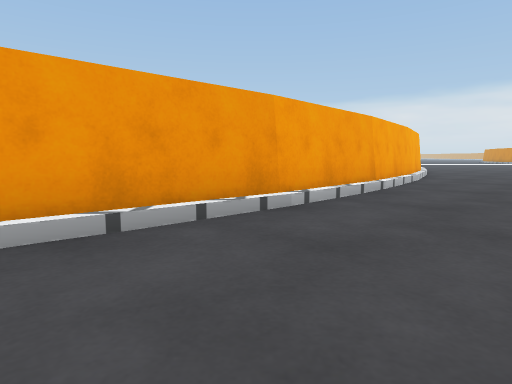
[1] (above)

19 first-person views from a walk through a 3-D level made in the Unity game engine. The camera is 0.59 m above the floor, tilts 6° down and sees 75° across. The floor is counted in squares, 1 m on a side. Each view is taken from the middle of a square. On the plan, view 1 faces up. The plan holds only what a view shows up to about 9 squares ahead; the rest is blank. The place goes on beyond the plan. Some surface patterns are stand-ins.

[2]
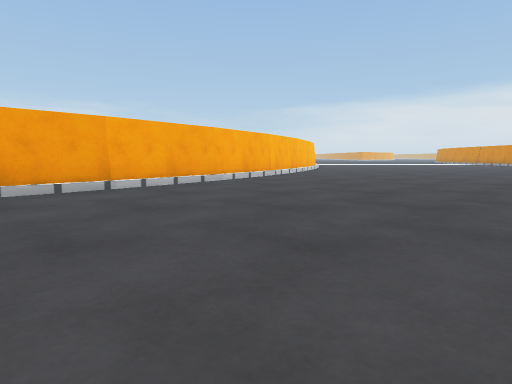

[3]
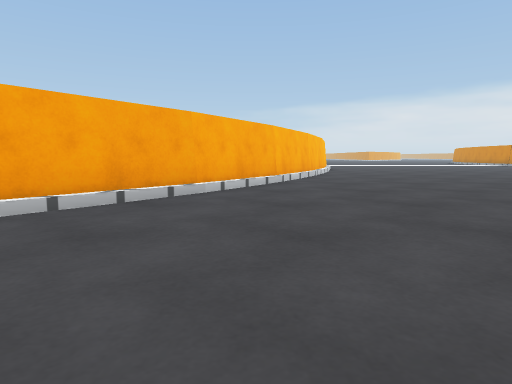

[4]
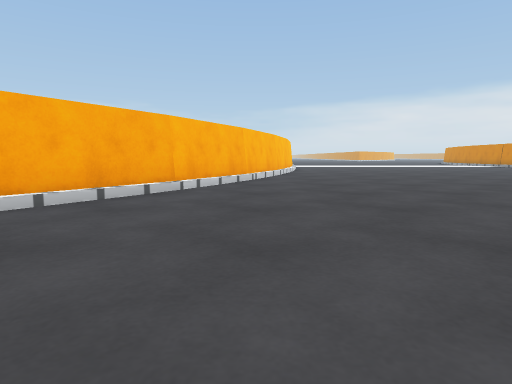

[5]
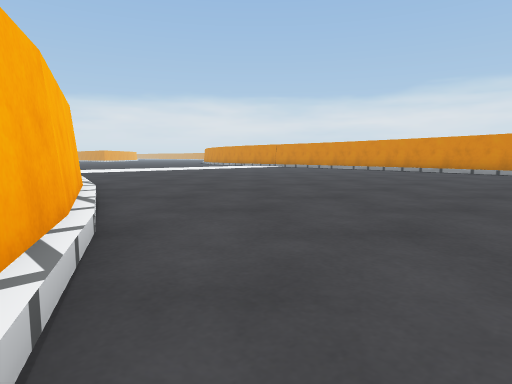

[6]
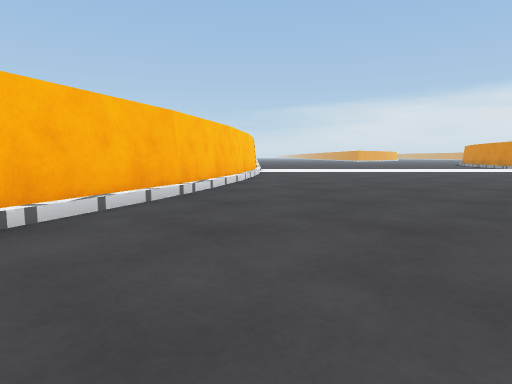

[7]
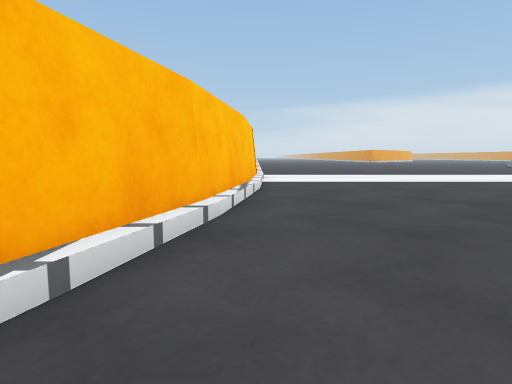

[8]
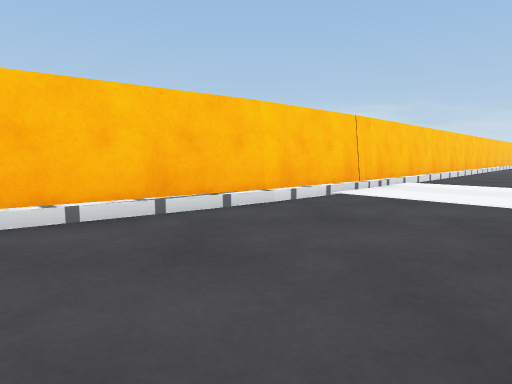

[9]
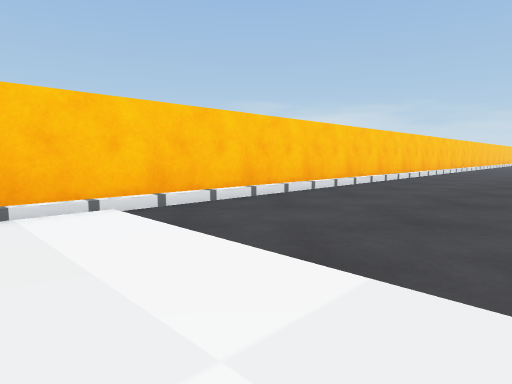

[10]
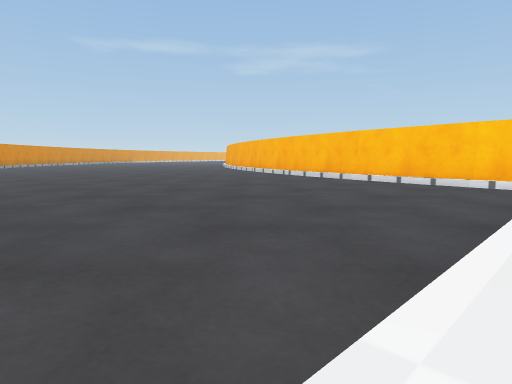

[11]
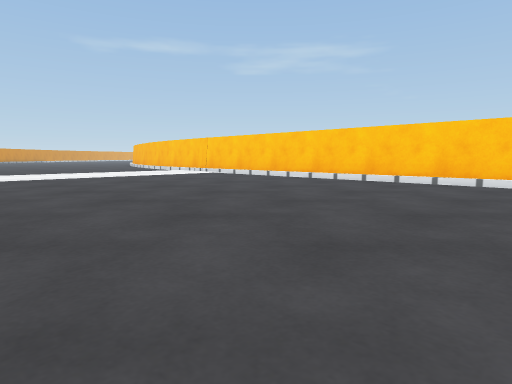

[12]
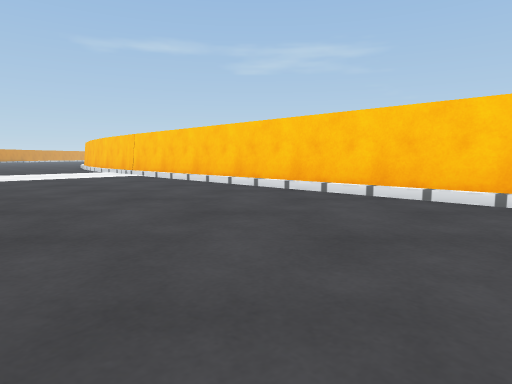

[13]
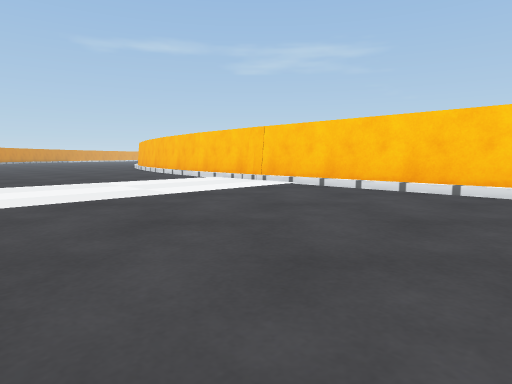

[14]
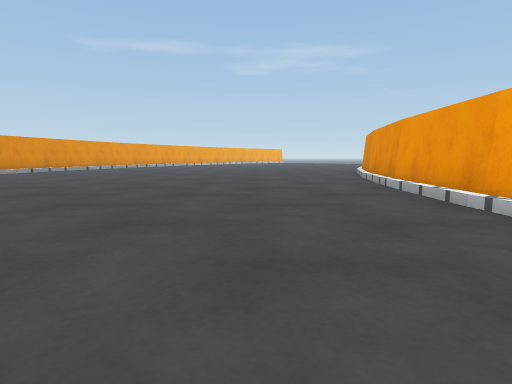

[15]
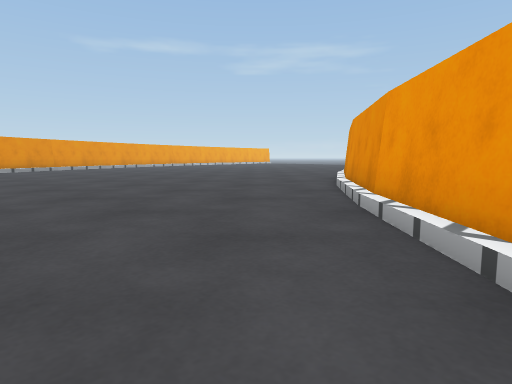

[16]
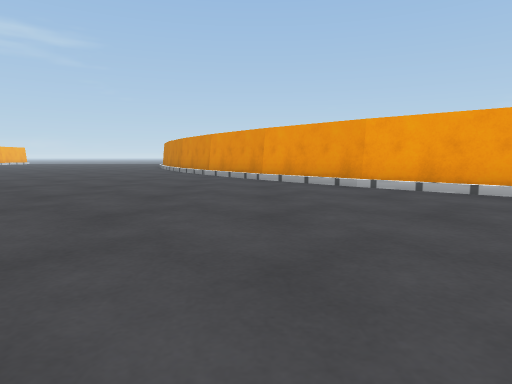

[17]
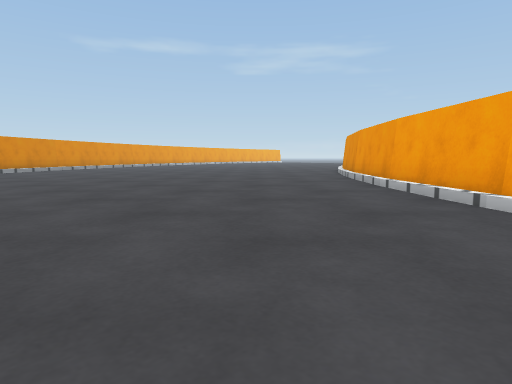

[18]
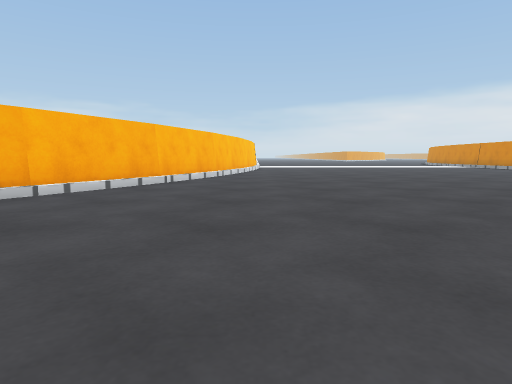

[19]
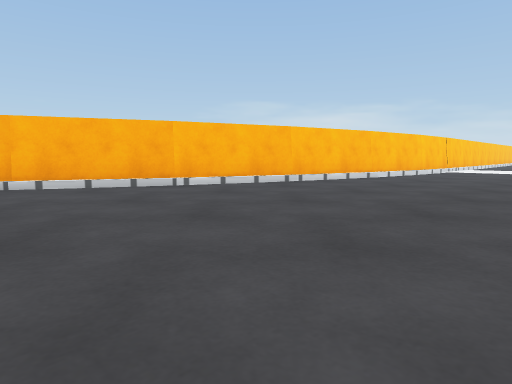

### Floor plan
Points are (right, up) in squares from view 1. A wall is a line through its corners. A room is listed if a view was taken in it or the views show most of it. See-through windows are left out.
Room 1 (views 1, 2, 3, 4, 5, 6, 7, 8, 9, 10, 11, 12, 13, 14, 15, 16, 17, 18, 19)
walls: (7.8, 16.7) (6.7, 13.7); (6.7, 13.9) (5.4, 11.1); (8.4, 19.5) (7.7, 16.6); (5.5, 11.2) (4, 8.6); (8.9, 22.3) (8.4, 19.4); (4, 8.7) (2.2, 6.3); (2.3, 6.3) (0.2, 4.1); (0.3, 4.2) (-1.6, 2.5); (9, 35.4) (9, 22.2)
low walls: (7.5, 15.3) (7.2, 14.6); (7.2, 14.5) (6.9, 13.6); (8.2, 17.5) (8, 17); (6.3, 12.4) (5.9, 11.5); (8.5, 18.8) (8.4, 18.3); (5, 9.9) (4.7, 9.5); (4.5, 9.2) (4.2, 8.5); (3, 6.9) (2.6, 6.4); (2.2, 5.9) (1.7, 5.4); (1.2, 4.8) (0.8, 4.4); (0.4, 4) (-0.1, 3.5); (-0.5, 3.2) (-1.2, 2.5)

Where each view was taken, in squares from view 1:
view 1: 0 up, 0 right, facing up
view 2: 0 up, 5 right, facing up
view 3: 3 up, 5 right, facing up
view 4: 5 up, 7 right, facing up
view 5: 11 up, 6 right, facing up-right
view 6: 11 up, 9 right, facing up
view 7: 16 up, 9 right, facing up
view 8: 19 up, 12 right, facing up-left
view 9: 25 up, 13 right, facing up-left
view 10: 24 up, 17 right, facing down-left
view 11: 36 up, 17 right, facing down-left
view 12: 36 up, 14 right, facing down-left
view 13: 31 up, 15 right, facing down-left
view 14: 5 up, 5 right, facing down-left
view 15: 4 up, 2 right, facing down-left
view 16: 2 up, 7 right, facing left
view 17: 7 up, 7 right, facing down-left
view 18: 6 up, 9 right, facing up
view 19: 10 up, 13 right, facing up-left
